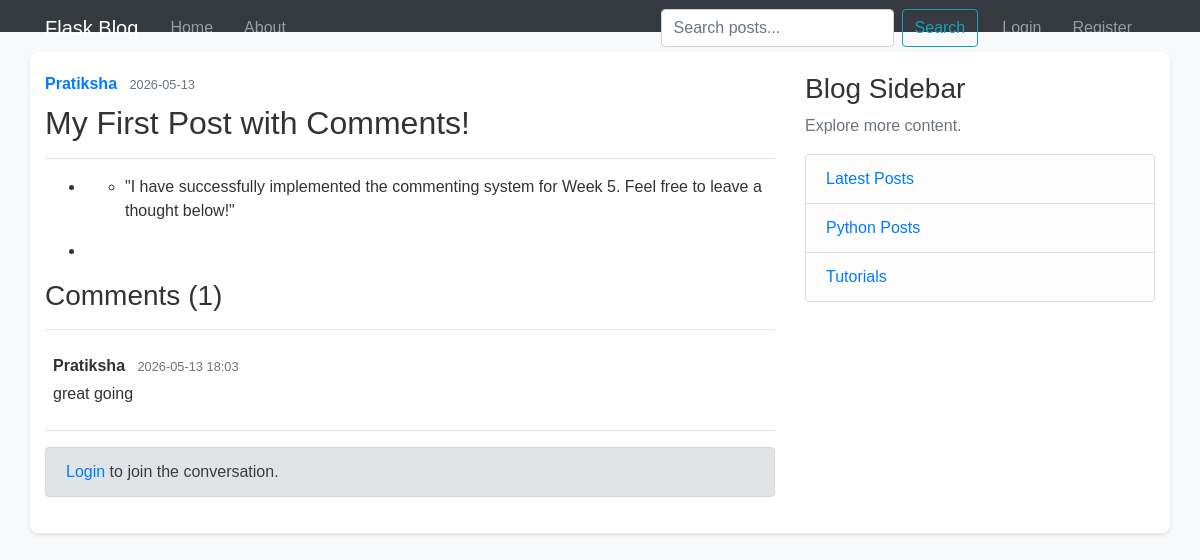
/post/1, run on an earlier commit of the app's database.
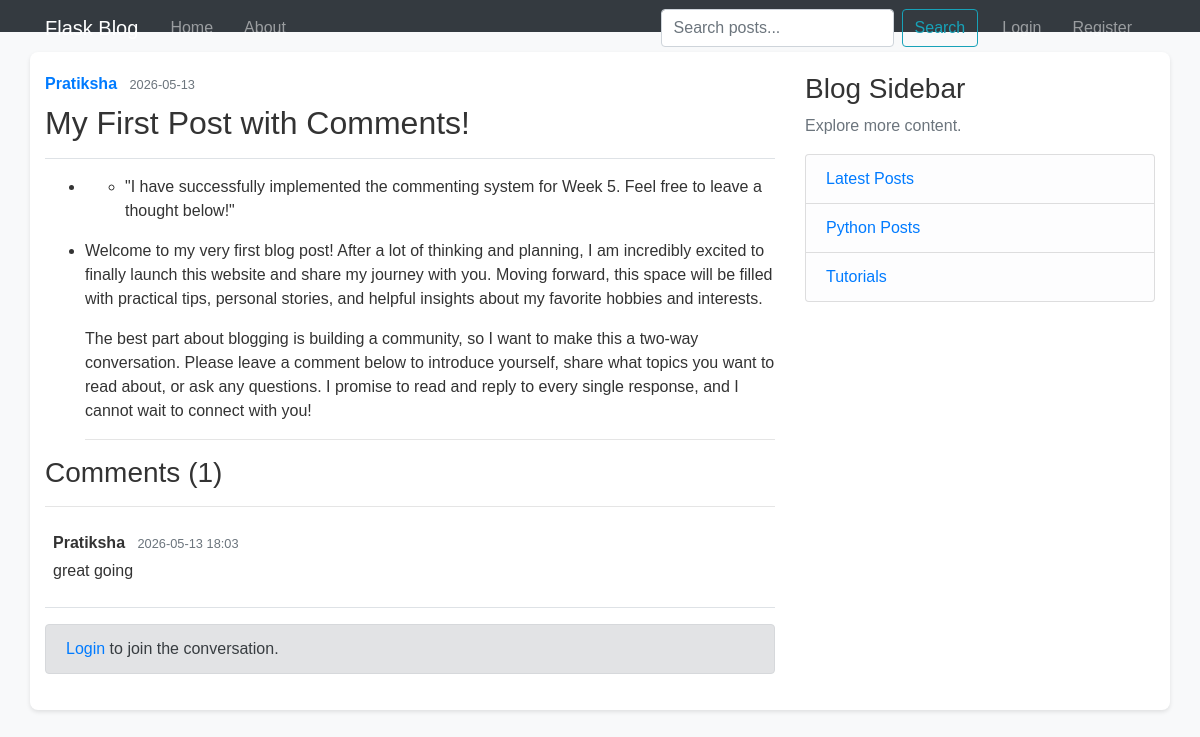
And on a later commit of the database.
### flaskblog/models.py (models this page shows, shortened)
class Post(db.Model):
    id = db.Column(db.Integer, primary_key=True)
    title = db.Column(db.String(100), nullable=False)
    date_posted = db.Column(db.DateTime, nullable=False, default=datetime.now)
    content = db.Column(db.Text, nullable=False)
    user_id = db.Column(db.Integer, db.ForeignKey('user.id'), nullable=False)
    tags = db.relationship('Tag', secondary=post_tags, backref=db.backref('posts', lazy='dynamic'))
    comments = db.relationship('Comment', backref='post', lazy=True, cascade="all, delete-orphan")

### flaskblog/routes.py (the view, shortened to what this page needs)
@app.route("/post/<int:post_id>", methods=['GET', 'POST'])
def post(post_id):
    post = Post.query.get_or_404(post_id)
    form = CommentForm() # This defines the 'form' variable for the template
    return render_template('post.html', title=post.title, post=post, form=form)

### flaskblog/forms.py
class CommentForm(FlaskForm):
    content = TextAreaField('Comment', validators=[DataRequired()])
    submit = SubmitField('Add Comment')

### flaskblog/templates/post.html (shortened to what this page needs)
{% extends "layout.html" %}
{% block content %}
  <article class="media content-section">
    <div class="media-body">
      <div class="article-metadata">
        <a class="mr-2 font-weight-bold" href="#">{{ post.author.username }}</a>
        <small class="text-muted">{{ post.date_posted.strftime('%Y-%m-%d') }}</small>
      </div>
      <h2 class="article-title mt-2">{{ post.title }}</h2>
      <div class="article-content border-top pt-3">
        {{ post.content | safe }}
      </div>
    </div>
  </article>
  <div class="content-section">
    <h3>Comments ({{ post.comments|length }})</h3>
    <hr>
    {% for comment in post.comments %}
        <div class="media mb-3 p-2 border-bottom">
            <div class="media-body">
                <p class="mb-1">
                    <strong>{{ comment.author.username }}</strong>
                    <small class="text-muted ml-2">{{ comment.date_posted.strftime('%Y-%m-%d %H:%M') }}</small>
                </p>
                <p>{{ comment.content }}</p>
            </div>
        </div>
    {% endfor %}
    {% if current_user.is_authenticated %}
        <form method="POST" action="">
            {{ form.hidden_tag() }}
            <fieldset class="form-group">
                <legend class="border-bottom mb-4">Leave a Comment</legend>
                <div class="form-group">
                    {{ form.content.label(class="form-control-label") }}
                    {% if form.content.errors %}
                        {{ form.content(class="form-control form-control-lg is-invalid") }}
                        <div class="invalid-feedback">
                            {% for error in form.content.errors %}
                                <span>{{ error }}</span>
                            {% endfor %}
                        </div>
                    {% else %}
                        {{ form.content(class="form-control form-control-lg") }}
                    {% endif %}
                </div>
            </fieldset>
            <div class="form-group">
                {{ form.submit(class="btn btn-outline-info") }}
            </div>
        </form>
    {% else %}
        <div class="alert alert-secondary mt-3">
            <a href="{{ url_for('login') }}">Login</a> to join the conversation.
        </div>
    {% endif %}
  </div>
{% endblock content %}

What changed in the data, as far as the page shows it:
changed Post "My First Post with Comments!": content "\"I have successfully implemented the commenting system for Week 5. Feel free to leave a thought below!\"" → "…leave a thought below!\" Welcome to my very first blog post! After a lot of thinking and planning, I am incredibly excited to finally launch this website and share my journey with you. Moving forward, this space will be filled with practical tips, personal stories, and helpful insights about my favorite hobbies and interests. The best part about blogging is building a community, so I want to make this a two-way conversation. Please leave a comment below to introduce yourself, share what topics you want to read about, or ask any questions. I promise to read and reply to every single response, and I cannot wait to connect with you!"
